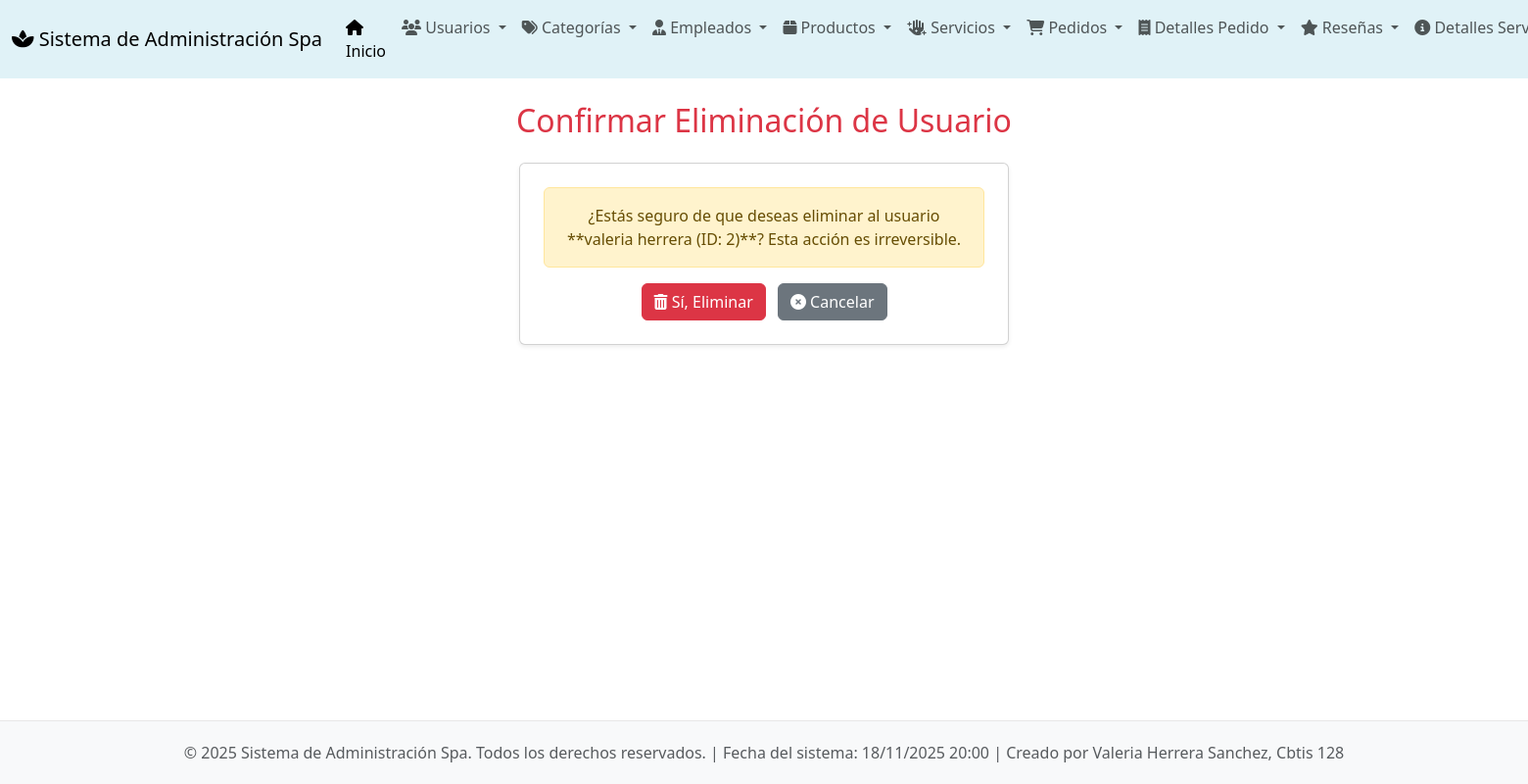
Screenshot of /usuarios/borrar/2/ with the database file from the repository.
### app_Spa/models.py (models this page shows, shortened)
class Usuarios(models.Model):
    id_usuario = models.AutoField(primary_key=True)
    nombre = models.CharField(max_length=20)
    apellido = models.CharField(max_length=20)
    correo = models.EmailField(max_length=25, unique=True)
    telefono = models.CharField(max_length=15)
    direccion = models.CharField(max_length=200)
    fecha_registro = models.DateTimeField(auto_now_add=True)

### app_Spa/views.py (the view)
# urls.py: path('usuarios/borrar/<int:id_usuario>/', views.borrar_usuario, name='borrar_usuario'),
def borrar_usuario(request, id_usuario):
    usuario = get_object_or_404(Usuarios, pk=id_usuario)
    if request.method == 'POST':
        usuario.delete()
        return redirect('ver_usuarios')
    return render(request, 'usuarios/borrar_usuario.html', {'usuario': usuario})

### app_Spa/templates/usuarios/borrar_usuario.html (shortened to what this page needs)
{% extends 'base.html' %}
{% block content %}
<h2 class="mb-4 text-center" style="color: #dc3545;">Confirmar Eliminación de Usuario</h2>
<div class="card p-4 shadow-sm mx-auto" style="max-width: 500px;">
    <div class="alert alert-warning text-center" role="alert">
        ¿Estás seguro de que deseas eliminar al usuario **{{ usuario.nombre }} {{ usuario.apellido }} (ID: {{ usuario.id_usuario }})**?
        Esta acción es irreversible.
    </div>
    <form method="post" class="text-center">
        <button type="submit" class="btn btn-danger me-2"><i class="fas fa-trash-alt"></i> Sí, Eliminar</button>
        <a href="{% url 'ver_usuarios' %}" class="btn btn-secondary"><i class="fas fa-times-circle"></i> Cancelar</a>
    </form>
</div>
{% endblock %}

### app_Spa/templates/base.html (style rules this page uses)
body { display: flex; flex-direction: column; min-height: 100vh; }

### rows the page displays
Usuarios: nombre "valeria", apellido "herrera", id_usuario "2"
